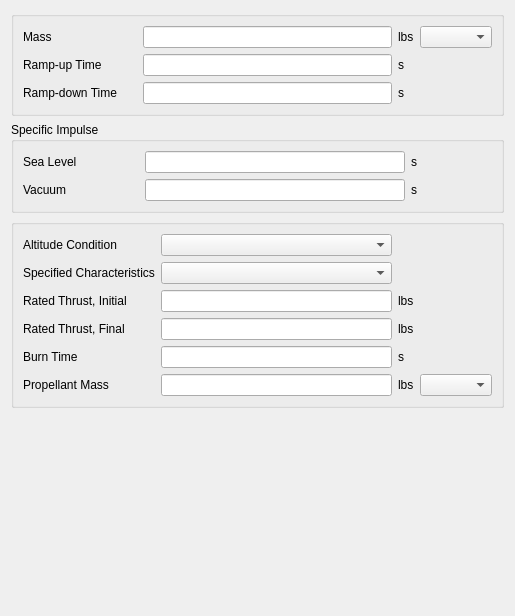
<?xml version="1.0" encoding="UTF-8"?>
<ui version="4.0">
 <class>SolidRocketEngineWidget</class>
 <widget class="QWidget" name="SolidRocketEngineWidget">
  <property name="geometry">
   <rect>
    <x>0</x>
    <y>0</y>
    <width>515</width>
    <height>616</height>
   </rect>
  </property>
  <property name="sizePolicy">
   <sizepolicy hsizetype="MinimumExpanding" vsizetype="Preferred">
    <horstretch>0</horstretch>
    <verstretch>0</verstretch>
   </sizepolicy>
  </property>
  <property name="windowTitle">
   <string>Form</string>
  </property>
  <layout class="QVBoxLayout" name="verticalLayout">
   <item>
    <widget class="QGroupBox" name="groupBox">
     <property name="title">
      <string/>
     </property>
     <layout class="QGridLayout" name="gridLayout_2">
      <item row="2" column="2">
       <widget class="QLineEdit" name="massLineEdit"/>
      </item>
      <item row="5" column="2">
       <widget class="QLineEdit" name="rampUpTimeLineEdit">
        <property name="toolTip">
         <string>The time it takes for the engine to go from zero thrust to its initial rated thrust</string>
        </property>
       </widget>
      </item>
      <item row="5" column="3">
       <widget class="QLabel" name="rampUpTimeUnitLabel">
        <property name="text">
         <string>s</string>
        </property>
       </widget>
      </item>
      <item row="5" column="0">
       <widget class="QLabel" name="rampUpLabel">
        <property name="text">
         <string>Ramp-up Time</string>
        </property>
       </widget>
      </item>
      <item row="6" column="0">
       <widget class="QLabel" name="rampDownLabel">
        <property name="text">
         <string>Ramp-down Time</string>
        </property>
       </widget>
      </item>
      <item row="2" column="3">
       <layout class="QHBoxLayout" name="horizontalLayout_5">
        <item>
         <widget class="QLabel" name="massUnitLabel">
          <property name="text">
           <string>lbs</string>
          </property>
         </widget>
        </item>
        <item>
         <widget class="QComboBox" name="massComboBox"/>
        </item>
       </layout>
      </item>
      <item row="6" column="3">
       <widget class="QLabel" name="rampDownTimeUnitLabel">
        <property name="text">
         <string>s</string>
        </property>
       </widget>
      </item>
      <item row="6" column="2">
       <widget class="QLineEdit" name="rampDownTimeLineEdit">
        <property name="toolTip">
         <string>The time it takes for the engine to go from its final rated thrust to zero thrust</string>
        </property>
       </widget>
      </item>
      <item row="2" column="0">
       <layout class="QHBoxLayout" name="horizontalLayout_7">
        <item>
         <widget class="QLabel" name="massLabel">
          <property name="text">
           <string>Mass</string>
          </property>
         </widget>
        </item>
        <item>
         <spacer name="horizontalSpacer_3">
          <property name="orientation">
           <enum>Qt::Horizontal</enum>
          </property>
          <property name="sizeType">
           <enum>QSizePolicy::Fixed</enum>
          </property>
          <property name="sizeHint" stdset="0">
           <size>
            <width>85</width>
            <height>20</height>
           </size>
          </property>
         </spacer>
        </item>
       </layout>
      </item>
     </layout>
    </widget>
   </item>
   <item>
    <widget class="QGroupBox" name="groupBox_2">
     <property name="title">
      <string>Specific Impulse</string>
     </property>
     <layout class="QGridLayout" name="gridLayout_3">
      <item row="0" column="5">
       <widget class="QLineEdit" name="specificImpulseSeaLevelLineEdit">
        <property name="toolTip">
         <string>The specific impulse at sea level</string>
        </property>
       </widget>
      </item>
      <item row="0" column="6">
       <layout class="QHBoxLayout" name="horizontalLayout">
        <item>
         <widget class="QLabel" name="specificImpulseSeaLevelUnitLabel">
          <property name="text">
           <string>s</string>
          </property>
         </widget>
        </item>
        <item>
         <spacer name="horizontalSpacer">
          <property name="orientation">
           <enum>Qt::Horizontal</enum>
          </property>
          <property name="sizeType">
           <enum>QSizePolicy::Fixed</enum>
          </property>
          <property name="sizeHint" stdset="0">
           <size>
            <width>75</width>
            <height>20</height>
           </size>
          </property>
         </spacer>
        </item>
       </layout>
      </item>
      <item row="0" column="1">
       <layout class="QHBoxLayout" name="horizontalLayout_2">
        <item>
         <widget class="QLabel" name="specificImpulseSeaLevelLabel">
          <property name="text">
           <string>Sea Level</string>
          </property>
         </widget>
        </item>
        <item>
         <spacer name="horizontalSpacer_2">
          <property name="orientation">
           <enum>Qt::Horizontal</enum>
          </property>
          <property name="sizeType">
           <enum>QSizePolicy::Fixed</enum>
          </property>
          <property name="sizeHint" stdset="0">
           <size>
            <width>62</width>
            <height>20</height>
           </size>
          </property>
         </spacer>
        </item>
       </layout>
      </item>
      <item row="1" column="5">
       <widget class="QLineEdit" name="specificImpulseVacuumLineEdit">
        <property name="toolTip">
         <string>The specific impulse at vacuum conditions</string>
        </property>
       </widget>
      </item>
      <item row="1" column="6">
       <widget class="QLabel" name="specificImpulseVacuumUnitLabel">
        <property name="text">
         <string>s</string>
        </property>
       </widget>
      </item>
      <item row="1" column="1">
       <widget class="QLabel" name="label">
        <property name="text">
         <string>Vacuum</string>
        </property>
       </widget>
      </item>
     </layout>
    </widget>
   </item>
   <item>
    <widget class="QGroupBox" name="specificationsGroupBox">
     <property name="title">
      <string/>
     </property>
     <layout class="QGridLayout" name="gridLayout">
      <item row="0" column="1">
       <widget class="QComboBox" name="altitudeComboBox">
        <property name="toolTip">
         <string>Specifies which altitude condition to use when calculating thrust, burn time, or propellant mass</string>
        </property>
       </widget>
      </item>
      <item row="1" column="1">
       <widget class="QComboBox" name="specificationsComboBox">
        <property name="sizePolicy">
         <sizepolicy hsizetype="MinimumExpanding" vsizetype="Fixed">
          <horstretch>0</horstretch>
          <verstretch>0</verstretch>
         </sizepolicy>
        </property>
        <property name="toolTip">
         <string>The two parameters to specify. The remaining parameter is calculated from the other two.</string>
        </property>
       </widget>
      </item>
      <item row="4" column="2">
       <widget class="QLabel" name="maxRampDownThrustUnitLabel">
        <property name="text">
         <string>lbs</string>
        </property>
       </widget>
      </item>
      <item row="0" column="0">
       <widget class="QLabel" name="altitudeLabel">
        <property name="text">
         <string>Altitude Condition</string>
        </property>
       </widget>
      </item>
      <item row="4" column="1">
       <widget class="QLineEdit" name="maxRampDownThrustLineEdit">
        <property name="toolTip">
         <string>The rated thrust just before ramp-down</string>
        </property>
       </widget>
      </item>
      <item row="6" column="0">
       <widget class="QLabel" name="propellantMassLabel">
        <property name="text">
         <string>Propellant Mass</string>
        </property>
       </widget>
      </item>
      <item row="4" column="0">
       <widget class="QLabel" name="maxRampDownThrustLabel">
        <property name="text">
         <string>Rated Thrust, Final</string>
        </property>
       </widget>
      </item>
      <item row="1" column="0">
       <widget class="QLabel" name="specificationsLabel">
        <property name="text">
         <string>Specified Characteristics</string>
        </property>
       </widget>
      </item>
      <item row="6" column="1">
       <widget class="QLineEdit" name="propellantMassLineEdit">
        <property name="toolTip">
         <string>The amount of propellant. Propellant fraction is given by the propellant mass divided by the empty mass</string>
        </property>
       </widget>
      </item>
      <item row="3" column="1">
       <widget class="QLineEdit" name="maxRampUpThrustLineEdit">
        <property name="toolTip">
         <string>The rated thrust after the initial ramp-up</string>
        </property>
       </widget>
      </item>
      <item row="3" column="0">
       <widget class="QLabel" name="maxRampUpThrustLabel">
        <property name="text">
         <string>Rated Thrust, Initial</string>
        </property>
       </widget>
      </item>
      <item row="5" column="1">
       <widget class="QLineEdit" name="burnTimeLineEdit"/>
      </item>
      <item row="5" column="0">
       <widget class="QLabel" name="burnTimeLabel">
        <property name="text">
         <string>Burn Time</string>
        </property>
       </widget>
      </item>
      <item row="6" column="2">
       <layout class="QHBoxLayout" name="horizontalLayout_3">
        <item>
         <widget class="QLabel" name="propellantMassUnitLabel">
          <property name="text">
           <string>lbs</string>
          </property>
         </widget>
        </item>
        <item>
         <widget class="QComboBox" name="propellantMassComboBox"/>
        </item>
       </layout>
      </item>
      <item row="3" column="2">
       <widget class="QLabel" name="maxRampUpThrustUnitLabel">
        <property name="text">
         <string>lbs</string>
        </property>
       </widget>
      </item>
      <item row="5" column="2">
       <widget class="QLabel" name="burnTimeUnitLabel">
        <property name="text">
         <string>s</string>
        </property>
       </widget>
      </item>
     </layout>
    </widget>
   </item>
   <item>
    <spacer name="verticalSpacer">
     <property name="orientation">
      <enum>Qt::Vertical</enum>
     </property>
     <property name="sizeHint" stdset="0">
      <size>
       <width>20</width>
       <height>40</height>
      </size>
     </property>
    </spacer>
   </item>
  </layout>
 </widget>
 <tabstops>
  <tabstop>massLineEdit</tabstop>
  <tabstop>massComboBox</tabstop>
  <tabstop>rampUpTimeLineEdit</tabstop>
  <tabstop>rampDownTimeLineEdit</tabstop>
  <tabstop>altitudeComboBox</tabstop>
  <tabstop>specificationsComboBox</tabstop>
  <tabstop>maxRampUpThrustLineEdit</tabstop>
  <tabstop>maxRampDownThrustLineEdit</tabstop>
  <tabstop>burnTimeLineEdit</tabstop>
  <tabstop>propellantMassLineEdit</tabstop>
  <tabstop>propellantMassComboBox</tabstop>
 </tabstops>
 <resources/>
 <connections/>
</ui>
